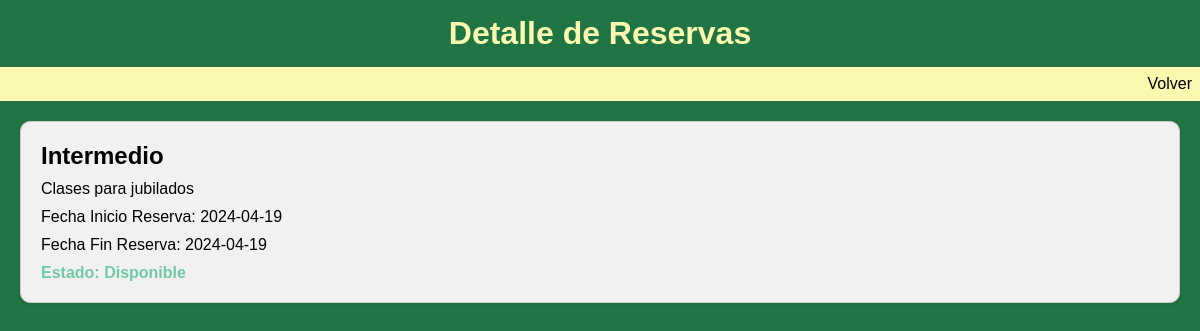
The page /reserves/detail/2 on the database its author committed.
### reserves/models.py (models this page shows, shortened)
class Clase(models.Model):
    profesor = models.ForeignKey(Profesor, on_delete=models.CASCADE,related_name='clases')
    suplente = models.ForeignKey(Suplente, on_delete=models.CASCADE,related_name='clases')
    nivel = models.CharField(max_length=50)
    descripcion = models.CharField(max_length=200)
    fecha_inicio = models.DateField(default=datetime.now)
    fecha_fin = models.DateField(default=datetime.now)
    estado = models.ForeignKey(Estado, on_delete=models.CASCADE,related_name='clases')

class Estado(models.Model):
    estado = models.CharField(max_length=11)
    def __str__(self):
        return f"{self.estado}"

### reserves/views.py (the view)
# urls.py: path("detail/<int:reserves_id>", detail_view, name ="detail_view"),
def detail_view(request, reserves_id):
    clases = Clase.objects.get(id=reserves_id)
    contexto_dict = {"clases": clases}
    return render(request, "reserves/detail.html", contexto_dict)

### reserves/templates/reserves/detail.html (shortened to what this page needs)
{% load static %}
<!DOCTYPE html>
<html lang="en">
  <head>
    <link rel="stylesheet" href="{% static 'reserves/stylesdetail.css' %}" />
  </head>
  <body>
    <header>
      <div class="header-container">
        <h1>Detalle de Reservas</h1>
      </div>
    </header>
    <nav>
      <ul>
        <li>
          <a href="/reserves/list">Volver</a>
        </li>
      </ul>
    </nav>
    <main>
      {% block content %}
      <div class="reserves-info">
        <h2>{{ clases.nivel }}</h2>
        <p>{{ clases.descripcion }}</p>
        <p>Fecha Inicio Reserva: {{ clases.fecha_inicio | date:"Y-m-d" }}</p>
        <p>Fecha Fin Reserva: {{ clases.fecha_fin | date:"Y-m-d" }}</p>
        <h3>Estado: {{ clases.estado }}</h3>
      </div>
    </main>
  </body>
</html>
{% endblock %}

### reserves/static/reserves/stylesdetail.css (style rules this page uses)
* { margin: 0; padding: 0; box-sizing: border-box; }
body { font-family: Arial, sans-serif; background-color: #217544; margin-bottom: 100px; }
.header-container { background-color: #217544; color: #faf9af; text-align: center; padding: 15px; }
nav { background-color: #faf9af; color: #000000; padding: 8px; }
nav ul { list-style-type: none; display: flex; justify-content: flex-end; }
nav li { margin-left: 20px; cursor: pointer; }
nav a { color: #000000; text-decoration: none; }
main { padding: 20px; }
.reserves-info { background-color: #f1f1f1; border: 1px solid #ccc; border-radius: 10px; padding: 20px; box-shadow: 0 2px 4px rgba(0, 0, 0, 0.1); }
.reserves-info h2 { margin-bottom: 10px; }
.reserves-info p { margin-bottom: 10px; }
.reserves-info h3 { font-size: 16px; color: #73c9a6; }

### rows shown on the page
Clase: nivel "Intermedio", descripcion "Clases para jubilados", fecha_inicio "2024-04-19", fecha_fin "2024-04-19", estado "Disponible"
